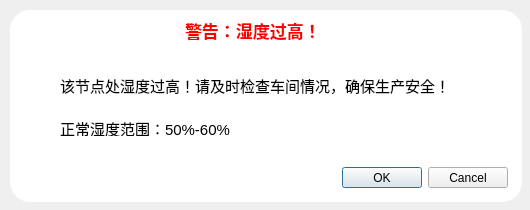
<?xml version="1.0" encoding="UTF-8"?>
<ui version="4.0">
 <class>Dialog_humtoohigh</class>
 <widget class="QDialog" name="Dialog_humtoohigh">
  <property name="geometry">
   <rect>
    <x>0</x>
    <y>0</y>
    <width>530</width>
    <height>210</height>
   </rect>
  </property>
  <property name="windowTitle">
   <string>Dialog</string>
  </property>
  <widget class="QDialogButtonBox" name="buttonBox">
   <property name="geometry">
    <rect>
     <x>167</x>
     <y>167</y>
     <width>341</width>
     <height>21</height>
    </rect>
   </property>
   <property name="orientation">
    <enum>Qt::Horizontal</enum>
   </property>
   <property name="standardButtons">
    <set>QDialogButtonBox::Cancel|QDialogButtonBox::Ok</set>
   </property>
  </widget>
  <widget class="QFrame" name="frame_2">
   <property name="geometry">
    <rect>
     <x>10</x>
     <y>10</y>
     <width>512</width>
     <height>192</height>
    </rect>
   </property>
   <property name="styleSheet">
    <string notr="true">QFrame#frame_2{
	background-color: rgba(255, 255, 255, 255);
	border-radius:20px;
}</string>
   </property>
   <property name="frameShape">
    <enum>QFrame::StyledPanel</enum>
   </property>
   <property name="frameShadow">
    <enum>QFrame::Raised</enum>
   </property>
   <widget class="QLabel" name="label">
    <property name="geometry">
     <rect>
      <x>175</x>
      <y>5</y>
      <width>141</width>
      <height>31</height>
     </rect>
    </property>
    <property name="font">
     <font>
      <family>黑体</family>
      <pointsize>13</pointsize>
      <weight>75</weight>
      <bold>true</bold>
     </font>
    </property>
    <property name="styleSheet">
     <string notr="true">color: rgb(255, 0, 0);</string>
    </property>
    <property name="text">
     <string>警告：湿度过高！</string>
    </property>
   </widget>
   <widget class="QLabel" name="label_2">
    <property name="geometry">
     <rect>
      <x>50</x>
      <y>40</y>
      <width>411</width>
      <height>71</height>
     </rect>
    </property>
    <property name="font">
     <font>
      <pointsize>11</pointsize>
     </font>
    </property>
    <property name="styleSheet">
     <string notr="true"/>
    </property>
    <property name="text">
     <string>该节点处湿度过高！请及时检查车间情况，确保生产安全！</string>
    </property>
   </widget>
   <widget class="QLabel" name="label_3">
    <property name="geometry">
     <rect>
      <x>50</x>
      <y>110</y>
      <width>171</width>
      <height>16</height>
     </rect>
    </property>
    <property name="font">
     <font>
      <pointsize>11</pointsize>
     </font>
    </property>
    <property name="text">
     <string>正常湿度范围：50%-60%</string>
    </property>
   </widget>
   <zorder>label</zorder>
   <zorder>label_3</zorder>
   <zorder>label_2</zorder>
  </widget>
  <zorder>frame_2</zorder>
  <zorder>buttonBox</zorder>
 </widget>
 <resources/>
 <connections>
  <connection>
   <sender>buttonBox</sender>
   <signal>accepted()</signal>
   <receiver>Dialog_humtoohigh</receiver>
   <slot>accept()</slot>
   <hints>
    <hint type="sourcelabel">
     <x>248</x>
     <y>254</y>
    </hint>
    <hint type="destinationlabel">
     <x>157</x>
     <y>274</y>
    </hint>
   </hints>
  </connection>
  <connection>
   <sender>buttonBox</sender>
   <signal>rejected()</signal>
   <receiver>Dialog_humtoohigh</receiver>
   <slot>reject()</slot>
   <hints>
    <hint type="sourcelabel">
     <x>316</x>
     <y>260</y>
    </hint>
    <hint type="destinationlabel">
     <x>286</x>
     <y>274</y>
    </hint>
   </hints>
  </connection>
 </connections>
</ui>
